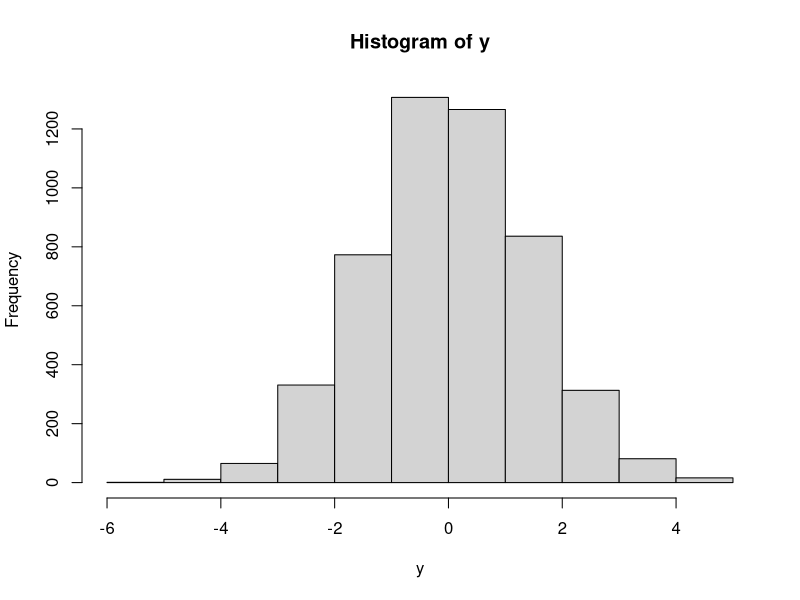
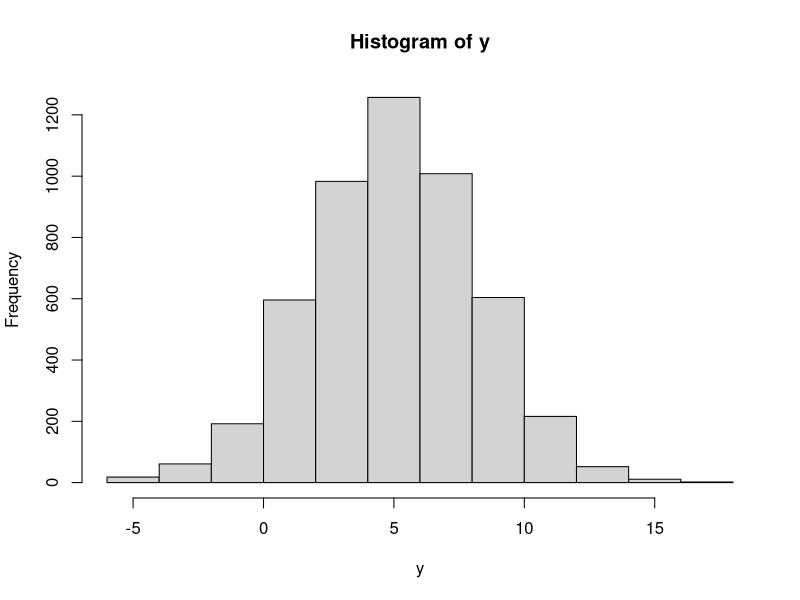
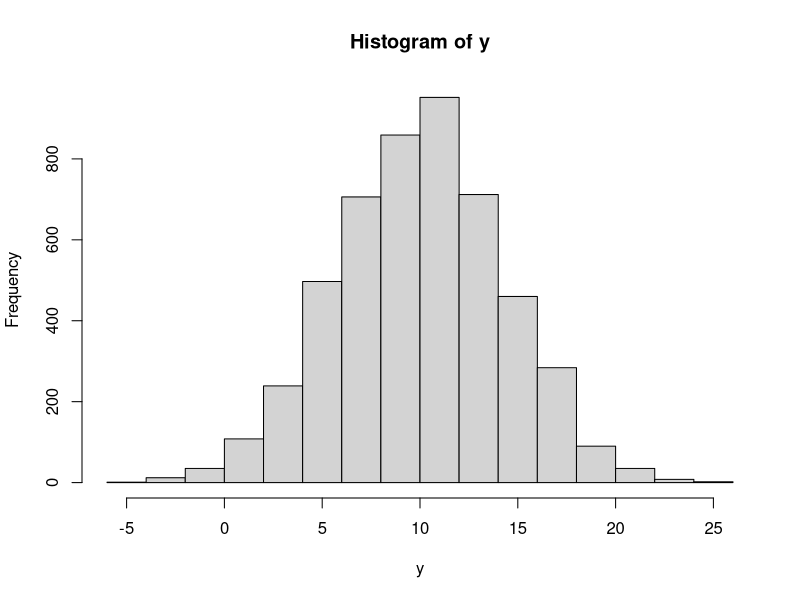

The R source for these figures, in order:
# Day 26 - 4/7/2025
# Notes 12
# Note: See Code to Copy file!

library(tidyverse)
#----------------------------------------------------

#--------------------------------------------------------

set.seed(2320)
x <- rnorm(1000, 100, 5)
mean(x)
sd(x)
trans.x <- 5*x
mean(trans.x)
sd(trans.x)

#1
trans.x <- 7*x
mean(trans.x)
sd(trans.x)


#3
trans.x <- x + 10
mean(trans.x)

#5
#Revised with a different Normal Distribution
x <- rnorm(1000, 100, 1)
mean(x)
sd(x)
trans.x <- 5*x
mean(trans.x)

#1
trans.x <- 7*x
mean(trans.x)

#3
trans.x <- x + 10
mean(trans.x)

#Revised with a different Normal Distribution
x <- rnorm(1000, 108, 2)
mean(x)
sd(x)
trans.x <- 5*x
mean(trans.x)

#1
trans.x <- 7*x
mean(trans.x)


#3
trans.x <- x + 10
mean(trans.x)



#7
x <- rnorm(1000,50,7)
trans.x <- 3*x+100
mean(trans.x)

#8
#A
x <- rnorm(1000,100,15)
mean(x)
sd(x)
var(x)

#B
trans.x <- 5*x
var(trans.x)

#C
5*225
var(trans.x)/225
5*5*225


#9
#A
x <- rnorm(1000,100,15)
mean(x)
sd(x)
var(x)

#B
trans.x <- x+10
var(trans.x)
var(x)


#----------------------------------------------
# Notes 13!

# Investigation #1 
#A

x1 <- rnorm(5000)
x2 <- rnorm(5000)
y <- x1 + x2

hist(y)
mean(y)
sd(y)
var(y)

#B

x1 <- rnorm(5000)
x2 <- rnorm(5000,5,3)
y <- x1 + x2

hist(y)
mean(y)
sd(y)
var(y)

#C

x1 <- rnorm(5000,5,3)
x2 <- rnorm(5000,5,3)
y <- x1 + x2

hist(y)
mean(y)
sd(y)
var(y)
